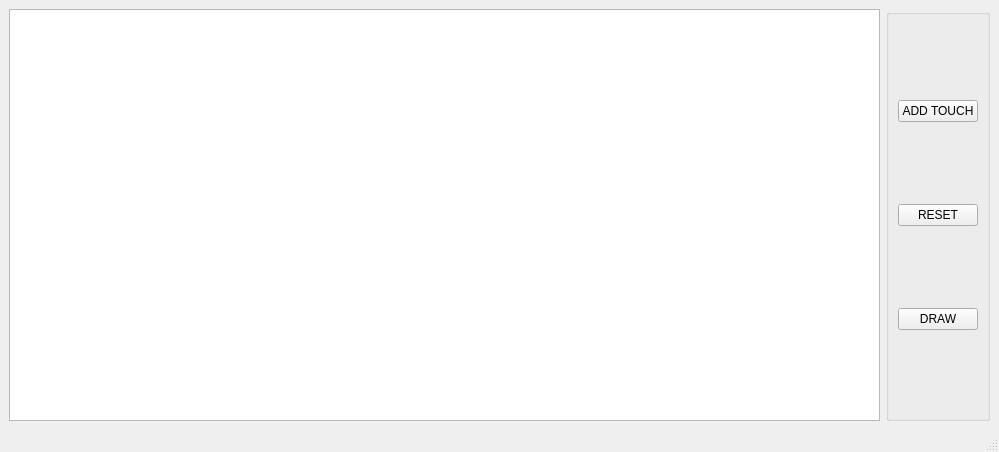
<?xml version="1.0" encoding="UTF-8"?>
<ui version="4.0">
 <class>MainWindow</class>
 <widget class="QMainWindow" name="MainWindow">
  <property name="geometry">
   <rect>
    <x>0</x>
    <y>0</y>
    <width>999</width>
    <height>452</height>
   </rect>
  </property>
  <property name="windowTitle">
   <string>MainWindow</string>
  </property>
  <widget class="QWidget" name="centralwidget">
   <layout class="QGridLayout" name="gridLayout">
    <item row="0" column="0">
     <widget class="QGraphicsView" name="graphicsView"/>
    </item>
    <item row="0" column="1">
     <widget class="QGroupBox" name="groupBox">
      <property name="title">
       <string/>
      </property>
      <layout class="QVBoxLayout" name="verticalLayout">
       <item>
        <widget class="QPushButton" name="pushButton">
         <property name="text">
          <string>ADD TOUCH</string>
         </property>
        </widget>
       </item>
       <item>
        <widget class="QPushButton" name="clearButton">
         <property name="text">
          <string>RESET</string>
         </property>
        </widget>
       </item>
       <item>
        <widget class="QPushButton" name="buildButton">
         <property name="text">
          <string>DRAW</string>
         </property>
        </widget>
       </item>
      </layout>
     </widget>
    </item>
   </layout>
  </widget>
  <widget class="QStatusBar" name="statusbar"/>
 </widget>
 <resources/>
 <connections/>
</ui>
